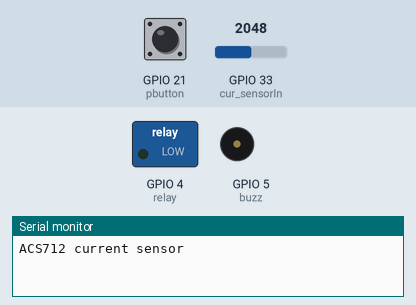
Recording of a sketch running on a simulated ESP32. On the bench: switched loads named in the sketch (green lamp = pin HIGH), buzzer (waves = sounding, pin HIGH), the last lines printed to the serial monitor. The test bench sets the inputs (shaded band); at power-on: GPIO 21 (pbutton) HIGH, GPIO 33 (cur_sensorIn) = 2048. WiFi joins after 1.5 s; servers stay silent unless stated. At 2.8 s the program stops and its outputs stay as they are.

Above: at 0.1 s.
At 2.9 s:
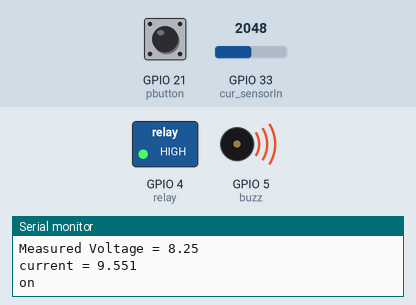
Timing chart, 0 to 4.3 s (numbered marks = the images above):
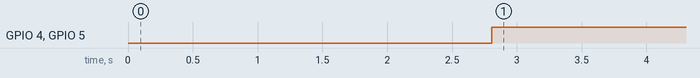

The sketch:

MSEB_SubStation.ino
```cpp
#define BLYNK_TEMPLATE_ID "TMPL3TOxYtkE6"
#define BLYNK_TEMPLATE_NAME "MSCB"
#define BLYNK_AUTH_TOKEN "8EHqo8rp7uUIINxa6CA_fYn8iTClt0KW"

#include <WiFi.h>
#include <BlynkSimpleEsp32.h>
const char* ssid = "HARSHAD";
const char* password = "12345678";
const int cur_sensorIn = 33;  // pin where the OUT pin from sensor is connected on Arduino
int mVperAmp = 185;           // this the 5A version of the ACS712 - use 100 for 20A Module and 66 for 30A Module
int Watt = 0;
double Voltage = 0;
double VRMS = 0;
double AmpsRMS = 0;
#define ANALOG_IN_PIN 32  // ESP32 pin GPIO36 (ADC0) connected to voltage sensor
#define REF_VOLTAGE 3.3
#define ADC_RESOLUTION 4096.0
#define R1 30000.0  // resistor values in voltage sensor (in ohms)
#define R2 7500.0   // resistor values in voltage sensor (in ohms)
#define relay 4
#define pbutton 21
#define buzz 5

#define current_value_label V0
#define voltage_value_label V1
#define switch V2


void setup() {
  Serial.begin(9600);
  Serial.println("ACS712 current sensor");
  analogSetAttenuation(ADC_11db);
  pinMode(relay, OUTPUT);
  pinMode(buzz, OUTPUT);
  pinMode(pbutton, INPUT_PULLUP);


  Blynk.begin(BLYNK_AUTH_TOKEN,ssid,password);
}


void loop(){
 //current code block
   int adc_value = analogRead(ANALOG_IN_PIN);

  // determine voltage at adc input
  float voltage_adc = ((float)adc_value * REF_VOLTAGE) / ADC_RESOLUTION;

  // calculate voltage at the sensor input
  float voltage_in = voltage_adc * (R1 + R2) / R2;

  Serial.print("Measured Voltage = ");
  Serial.println(voltage_in, 2);  // gives voltage value

  Voltage = getVPP();
 VRMS = (Voltage / 2.0) * 0.707;  // root 2 is 0.707
AmpsRMS = (VRMS * 1000) / mVperAmp;
Serial.print("current = ");
  Serial.print(AmpsRMS);  // gives current value
Serial.println(digitalRead(pbutton));

 Blynk.virtualWrite(current_value_label,1);
 Blynk.virtualWrite(voltage_value_label,voltage_in);


if (voltage_in < 9 && voltage_in > 3.5) {
    digitalWrite(relay, 1);
    Serial.println("on");
    Blynk.virtualWrite(switch,1);
    digitalWrite(buzz , 1);

     while (true);
  }
  else{
    Blynk.virtualWrite(switch,0);
    digitalWrite(relay, 0);
    digitalWrite(buzz , 0);
    }

}
float getVPP() {
  float result;
  int readValue;        // value read from the sensor
  int maxValue = 0;     // store max value here
  int minValue = 1024;  // store min value here

  uint32_t start_time = millis();
  while ((millis() - start_time) < 1000)  // sample for 1 Sec
  {
    readValue = analogRead(cur_sensorIn);
    if (readValue > maxValue) {
      maxValue = readValue;
    }
    if (readValue < minValue) {
      minValue = readValue;
    }
  }

  result = ((maxValue - minValue) * 5.0) / 1024.0;
  return result;
}
```

Measured:
- by itself, GPIO 4 (relay), GPIO 5 (buzz): LOW → HIGH at 2.8 s
